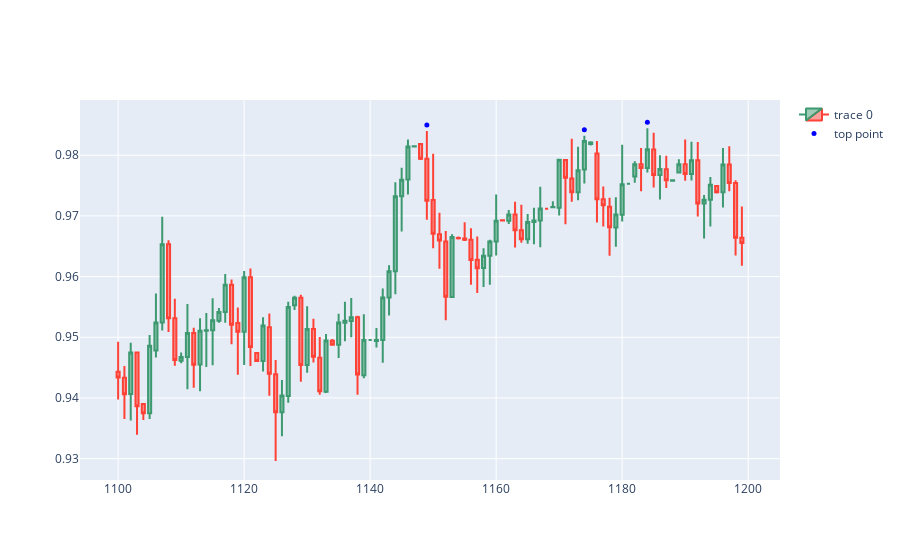

The code cell stored with this chart in its notebook:
### Markdown cell above
## visualization

### Code cell
import plotly.graph_objects as go
from plotly.subplots import make_subplots
from datetime import datetime
dfpl = df[1100:1200]
fig = go.Figure(data=[go.Candlestick(x=dfpl.index,
                open=dfpl['open'],
                high=dfpl['high'],
                low=dfpl['low'],
                close=dfpl['close'])])
fig.add_scatter(x=dfpl.index, y=dfpl['twopeaks'], mode="markers",
                marker=dict(size=5, color="blue"),
                name="top point")

fig.update_layout(xaxis_rangeslider_visible=False)
fig.show()
